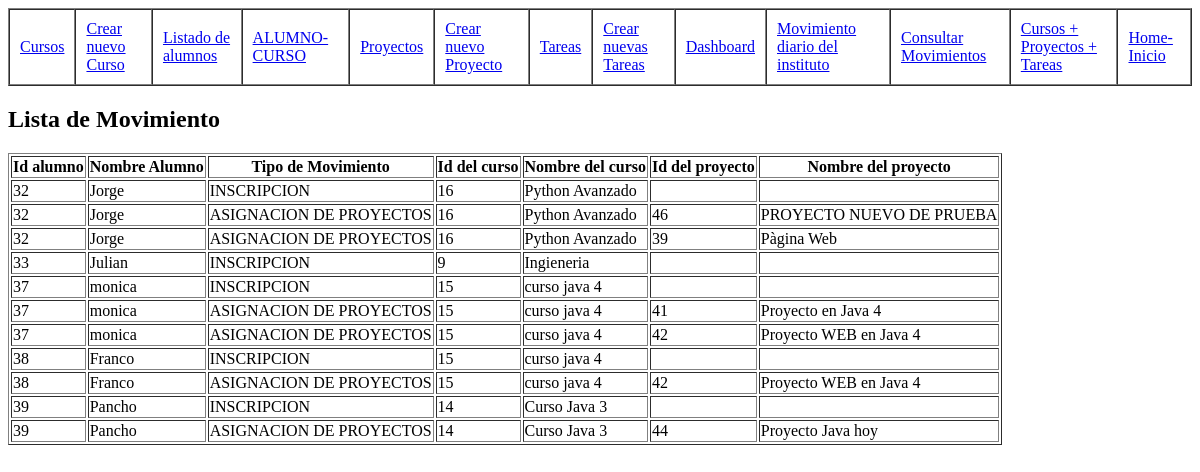
/consultar_movimientos/, run on an earlier commit of the app's database.
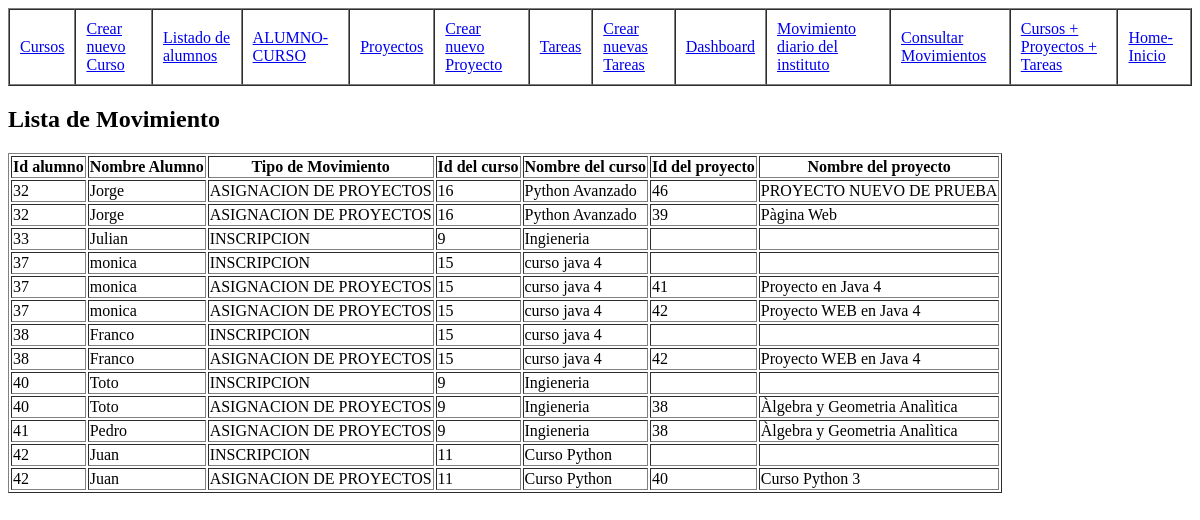
And on a later commit of the database.
### miapp/models.py (models this page shows, shortened)
class Movimiento(models.Model):
    fecha_movimiento = models.DateTimeField(auto_now_add = True)
    tipo_movimiento = models.ForeignKey(TipoMovimiento, on_delete=models.CASCADE)
    alumno = models.ForeignKey(ClienteAlumno, on_delete=models.CASCADE)
    curso = models.ForeignKey(Course, on_delete=models.CASCADE, null=True, blank=True)
    proyecto = models.ForeignKey(Project, on_delete=models.CASCADE, null=True, blank=True)
    tarea = models.ForeignKey(Task, on_delete=models.CASCADE, null=True, blank=True)
    hecho = models.BooleanField(default=False)
    def __str__(self):
        return f"{self.tipo_movimiento} - {self.alumno}"

class ClienteAlumno(models.Model):
    nombres = models.CharField(max_length=255)
    apellido = models.CharField(max_length=255)
    dni = models.IntegerField()
    direccion = models.CharField(max_length=255)
    localidad = models.CharField(max_length=255)
    telefono = models.CharField(max_length=20)
    email = models.EmailField(max_length=255)
    profesion = models.CharField(max_length=255)
    estudiante = models.BooleanField()
    curso = models.ForeignKey('Course', on_delete=models.CASCADE, null=True, blank=True)
    def __str__(self):
        return f"{self.nombres} {self.apellido}"

class TipoMovimiento(models.Model):
    nombre = models.CharField(max_length=255)
    def __str__(self):
        return self.nombre

class Course(models.Model):
    name = models.CharField(max_length=100)
    description = models.TextField()
    done = models.BooleanField(default=False)

class Project(models.Model):
    name = models.CharField(max_length=100)
    description = models.CharField(max_length=255)
    curso = models.ForeignKey(Course, on_delete=models.CASCADE, default=1)

### miapp/views.py (the view)
# urls.py: path('movimientos/', views.crear_movimiento, name='crear_movimiento'),
def movimientos(request):
    movimientos = Movimiento.objects.all().select_related('alumno','tipo_movimiento','curso','proyecto')
    print(movimientos)
    return render(request, 'movimiento/consultar_movimientos.html',{
        'movimientos':movimientos
    })

### miapp/templates/Movimiento/consultar_movimientos.html
{% extends 'layout/menu.html' %}
{% block content %}
    <h2>Lista de Movimiento</h2>
    <table border="1">
        <thead>
            <tr>
                <th>Id alumno</th>
                <th>Nombre Alumno</th>
                <th>Tipo de Movimiento</th>
                <th>Id del curso</th>
                <th>Nombre del curso</th>
                <th>Id del proyecto</th>
                <th>Nombre del proyecto</th>
            </tr>
        </thead>
    <tbody>
        {% for movimiento in movimientos %}
        <tr>
            <td>{{ movimiento.alumno.id }}</td>
            <td>{{ movimiento.alumno.nombres }} {{ movimiento.apellido }}</td>
            <td>{{ movimiento.tipo_movimiento.nombre }}</td>
            <td>{{ movimiento.curso.id }}</td>
            <td>{{ movimiento.curso.name }}</td>
            <td>{{ movimiento.proyecto.id }}</td>
            <td>{{ movimiento.proyecto.name }}</td>
        </tr>
        {% endfor %}
    </tbody>
    </table>
{% endblock %}

### miapp/templates/layout/menu.html
<nav>
    <table border="1" cellpadding="10" cellspacing="0">
        <tr>
            <td>
                <a href="/courses">Cursos</a>
            </td>
            <td>
                <a href="/create_courses">Crear nuevo Curso</a>
            </td>
            <td>
                <a href="/alumnos">Listado de alumnos</a>
            </td>
            <td>
                <a href="/create_alumno">ALUMNO-CURSO</a>
            </td>
            <td>
                <a href="/projects">Proyectos</a>
            </td>
            <td>
                <a href="/create_project">Crear nuevo Proyecto</a>
            </td>
            <td>
                <a href="/tasks">Tareas</a>
            </td>
            <td>
                <a href="/create_tasks">Crear nuevas Tareas</a>
            </td>
            <td>
                <a href="/movimiento/dashboard">Dashboard</a>
            </td>
            <td>
                <a href="/movimientos">Movimiento diario del instituto</a>
            </td>
            <td>
                <a href="/consultar_movimientos">Consultar Movimientos</a>
            </td>
            <td>
                <a href="/listarTarea">Cursos + Proyectos + Tareas</a>
            </td>
            <td>
                <a href="/">Home-Inicio</a>
            </td>
        </tr>
    </table>
</nav>
{% block content %}
{% endblock %}

What changed in the data, as far as the page shows it:
removed Movimiento: alumno.id "32", alumno.nombres "Jorge", tipo_movimiento.nombre "INSCRIPCION", curso.id "16", curso.name "Python Avanzado"
removed Movimiento: alumno.id "39", alumno.nombres "Pancho", tipo_movimiento.nombre "INSCRIPCION", curso.id "14", curso.name "Curso Java 3"
removed Movimiento: alumno.id "39", alumno.nombres "Pancho", tipo_movimiento.nombre "ASIGNACION DE PROYECTOS", curso.id "14", curso.name "Curso Java 3", proyecto.id "44", proyecto.name "Proyecto Java hoy"
added Movimiento: alumno.id "40", alumno.nombres "Toto", tipo_movimiento.nombre "INSCRIPCION", curso.id "9", curso.name "Ingieneria"
added Movimiento: alumno.id "40", alumno.nombres "Toto", tipo_movimiento.nombre "ASIGNACION DE PROYECTOS", curso.id "9", curso.name "Ingieneria", proyecto.id "38", proyecto.name "Àlgebra y Geometria Analìtica"
added Movimiento: alumno.id "41", alumno.nombres "Pedro", tipo_movimiento.nombre "ASIGNACION DE PROYECTOS", curso.id "9", curso.name "Ingieneria", proyecto.id "38", proyecto.name "Àlgebra y Geometria Analìtica"
added Movimiento: alumno.id "42", alumno.nombres "Juan", tipo_movimiento.nombre "INSCRIPCION", curso.id "11", curso.name "Curso Python"
added Movimiento: alumno.id "42", alumno.nombres "Juan", tipo_movimiento.nombre "ASIGNACION DE PROYECTOS", curso.id "11", curso.name "Curso Python", proyecto.id "40", proyecto.name "Curso Python 3"
